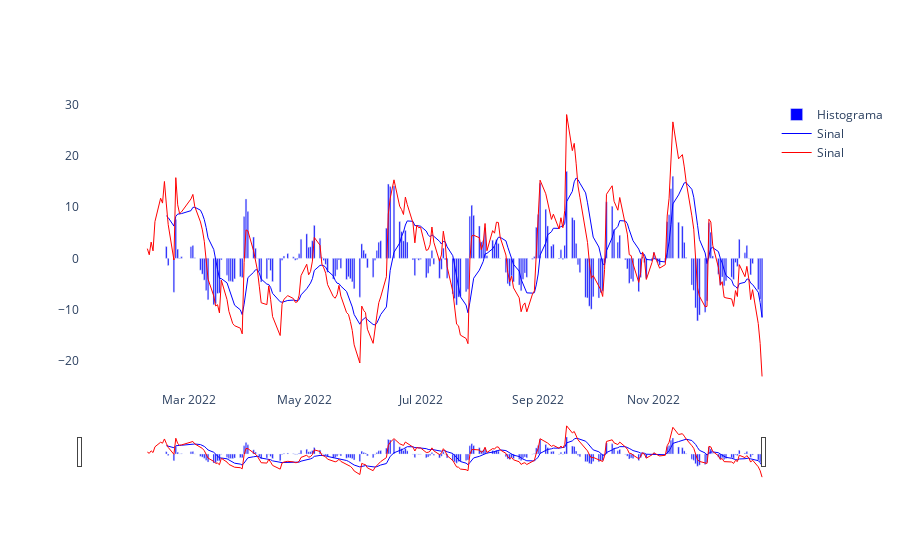

Notebook cell for this chart:
### Code cell
resultado_pvo = ta.momentum.PercentageVolumeOscillator(df["Volume"],26,12,9,False)


pvo_list = list()
pvo_hist = list()
pvo_signal = list()

i=0
while i< len(resultado_pvo.pvo()):
    
    if(resultado_pvo.pvo()[i] != None):
        
        pvo_list.append(resultado_pvo.pvo()[i])
        
    i+=1
    
    
i=0
while i< len(resultado_pvo.pvo_hist()):
    
    if(resultado_pvo.pvo_hist()[i] != None):
        
        pvo_hist.append(resultado_pvo.pvo_hist()[i])
        
    i+=1
    
i=0
while i< len(resultado_pvo.pvo_signal()):
    
    if(resultado_pvo.pvo_signal()[i] != None):
        
        pvo_signal.append(resultado_pvo.pvo_signal()[i])
        
    i+=1
    
    
fig = go.Figure()

fig.add_trace(
    go.Bar(
    name="Histograma",
    x=df.index,
    y=pvo_hist,
    marker_color='blue'
))

fig.add_trace(
    go.Scatter(
        name="Sinal",
        x=df.index,
        y=pvo_signal,
        line=dict(color='blue', width=1))
)

fig.add_trace(
    go.Scatter(
        name="Sinal",
        x=df.index,
        y=pvo_list,
        line=dict(color='red', width=1))
)

fig.update_layout(xaxis_rangeslider_visible=True)
fig.update_layout(paper_bgcolor='rgba(0,0,0,0)', plot_bgcolor='rgba(0,0,0,0)')

### Figure 1 — Plotly figure (JSON) as saved in the notebook; plotly's stock layout.template omitted (floating-point values rounded to 4 significant figures; data arrays with more than 128 entries replaced by an {"elided": "..."} marker saying what was removed)
{"data": [{"marker": {"color": "blue"}, "name": "Histograma", "type": "bar", "x": {"elided": "249 str values"}, "y": {"elided": "249 float values"}}, {"line": {"color": "blue", "width": 1}, "name": "Sinal", "type": "scatter", "x": {"elided": "249 str values"}, "y": {"elided": "249 float values"}}, {"line": {"color": "red", "width": 1}, "name": "Sinal", "type": "scatter", "x": {"elided": "249 str values"}, "y": {"elided": "249 float values"}}], "layout": {"paper_bgcolor": "rgba(0,0,0,0)", "plot_bgcolor": "rgba(0,0,0,0)", "xaxis": {"rangeslider": {"visible": true}}}}
